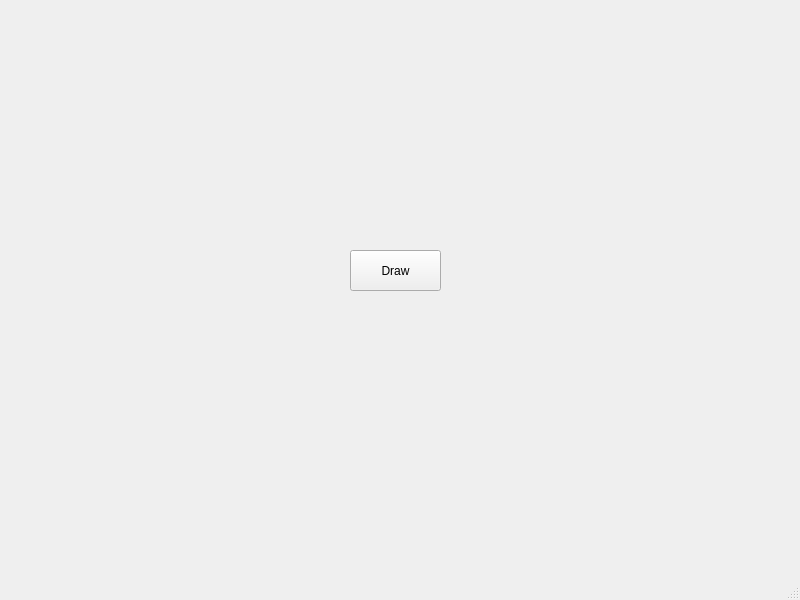
<?xml version="1.0" encoding="UTF-8"?>
<ui version="4.0">
 <class>MainWindow</class>
 <widget class="QMainWindow" name="MainWindow">
  <property name="geometry">
   <rect>
    <x>0</x>
    <y>0</y>
    <width>800</width>
    <height>600</height>
   </rect>
  </property>
  <property name="windowTitle">
   <string>MainWindow</string>
  </property>
  <widget class="QWidget" name="centralwidget">
   <widget class="QPushButton" name="pushButton">
    <property name="geometry">
     <rect>
      <x>350</x>
      <y>250</y>
      <width>91</width>
      <height>41</height>
     </rect>
    </property>
    <property name="text">
     <string>Draw</string>
    </property>
   </widget>
  </widget>
  <widget class="QMenuBar" name="menubar">
   <property name="geometry">
    <rect>
     <x>0</x>
     <y>0</y>
     <width>800</width>
     <height>21</height>
    </rect>
   </property>
  </widget>
  <widget class="QStatusBar" name="statusbar"/>
 </widget>
 <resources/>
 <connections/>
</ui>
